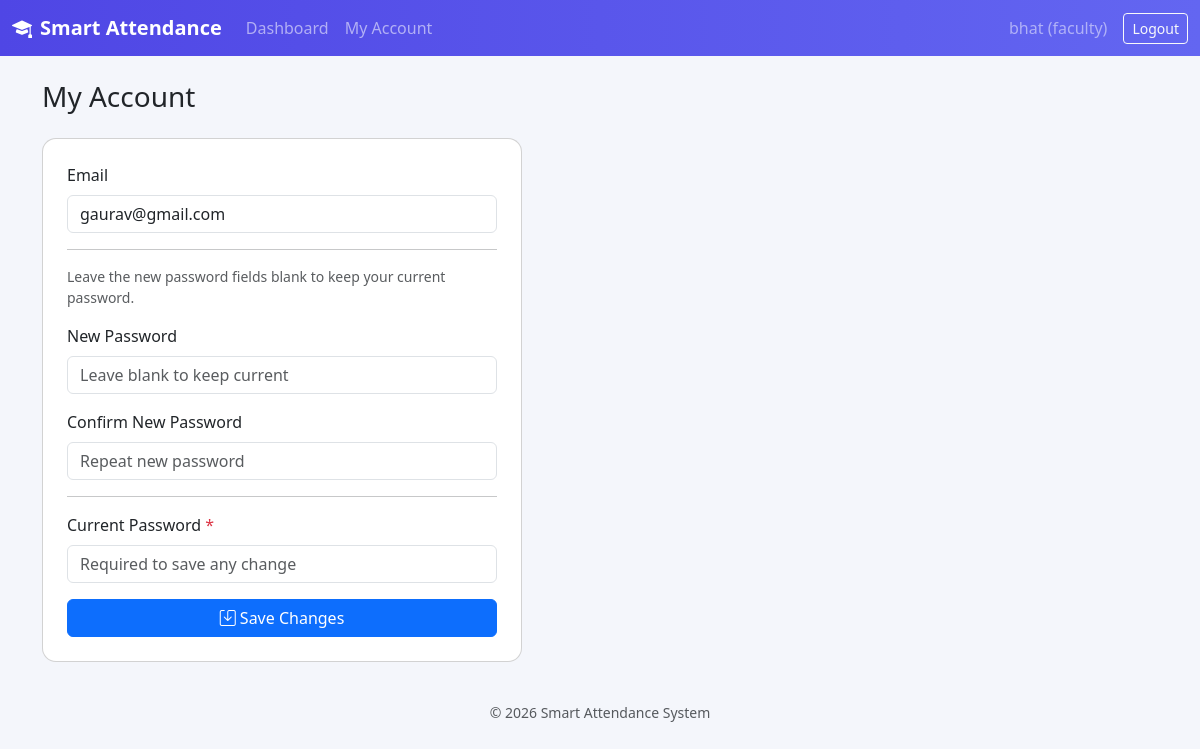
Screenshot of /faculty/settings (signed in) with the database file from the repository.
### models.py (models this page shows)
class User(db.Model, UserMixin):
    __tablename__ = "users"
    id = db.Column(db.Integer, primary_key=True)
    username = db.Column(db.String(80), unique=True, nullable=False)
    email = db.Column(db.String(120), unique=True, nullable=False)
    password_hash = db.Column(db.String(200), nullable=False)
    role = db.Column(db.String(20), nullable=False)  # principal / faculty / student
    created_at = db.Column(db.DateTime, default=datetime.utcnow)
    faculty_profile = db.relationship("Faculty", backref="user", uselist=False)
    student_profile = db.relationship("Student", backref="user", uselist=False)

### routes/faculty.py (the view, shortened to what this page needs)
@faculty_bp.route("/settings", methods=["GET", "POST"])
@login_required
@role_required("faculty")
def settings():
    return render_template("faculty/settings.html")

### app.py (called while the page is built)
@login_manager.user_loader
def load_user(user_id):
    return User.query.get(int(user_id))

### templates/faculty/settings.html (shortened to what this page needs)
{% extends "base.html" %}
{% block content %}
<h3 class="mb-4">My Account</h3>
<div class="card p-4" style="max-width:480px">
  <form method="POST">
    <div class="mb-3">
      <label class="form-label">Email</label>
      <input type="email" class="form-control" name="email" value="{{ current_user.email }}" required>
    </div>
    <hr>
    <p class="text-muted small">Leave the new password fields blank to keep your current password.</p>
    <div class="mb-3">
      <label class="form-label">New Password</label>
      <input type="password" class="form-control" name="new_password" placeholder="Leave blank to keep current">
    </div>
    <div class="mb-3">
      <label class="form-label">Confirm New Password</label>
      <input type="password" class="form-control" name="confirm_password" placeholder="Repeat new password">
    </div>
    <hr>
    <div class="mb-3">
      <label class="form-label">Current Password <span class="text-danger">*</span></label>
      <input type="password" class="form-control" name="current_password" required placeholder="Required to save any change">
    </div>
    <button class="btn btn-primary w-100"><i class="bi bi-save"></i> Save Changes</button>
  </form>
</div>
{% endblock %}

### templates/base.html (shortened to what this page needs)
<!DOCTYPE html>
<html lang="en">
<head>
<link href="https://cdn.jsdelivr.net/npm/bootstrap@5.3.3/dist/css/bootstrap.min.css" rel="stylesheet">
<link href="https://cdn.jsdelivr.net/npm/bootstrap-icons@1.11.3/font/bootstrap-icons.css" rel="stylesheet">
<link rel="stylesheet" href="{{ url_for('static', filename='css/style.css') }}">
</head>
<body>
{% if current_user.is_authenticated %}
<nav class="navbar navbar-expand-lg navbar-dark app-navbar">
  <div class="container-fluid">
    <a class="navbar-brand fw-bold" href="/"><i class="bi bi-mortarboard-fill me-2"></i>Smart Attendance</a>
    <div class="collapse navbar-collapse" id="nav">
      <ul class="navbar-nav me-auto">
        {% if current_user.role == 'principal' %}
        <li class="nav-item"><a class="nav-link" href="{{ url_for('principal.dashboard') }}">Dashboard</a></li>
        <li class="nav-item"><a class="nav-link" href="{{ url_for('principal.classes') }}">Classes</a></li>
        <li class="nav-item"><a class="nav-link" href="{{ url_for('principal.subjects') }}">Subjects</a></li>
        <li class="nav-item"><a class="nav-link" href="{{ url_for('principal.faculty') }}">Faculty</a></li>
        <li class="nav-item"><a class="nav-link" href="{{ url_for('principal.students') }}">Students</a></li>
        <li class="nav-item"><a class="nav-link" href="{{ url_for('principal.timetable') }}">Timetable</a></li>
        <li class="nav-item"><a class="nav-link" href="{{ url_for('principal.locations') }}">Geofence</a></li>
        <li class="nav-item"><a class="nav-link" href="{{ url_for('principal.holidays') }}">Holidays</a></li>
        <li class="nav-item"><a class="nav-link" href="{{ url_for('principal.attendance_report') }}">Reports</a></li>
        <li class="nav-item"><a class="nav-link" href="{{ url_for('principal.settings') }}">My Account</a></li>
        {% elif current_user.role == 'faculty' %}
        <li class="nav-item"><a class="nav-link" href="{{ url_for('faculty.dashboard') }}">Dashboard</a></li>
        <li class="nav-item"><a class="nav-link" href="{{ url_for('faculty.settings') }}">My Account</a></li>
        {% endif %}
      </ul>
      <span class="navbar-text text-white-50 me-3">{{ current_user.username }} ({{ current_user.role }})</span>
      <a class="btn btn-outline-light btn-sm" href="{{ url_for('auth.logout') }}">Logout</a>
    </div>
  </div>
</nav>
{% endif %}
<div class="container py-4">
  {% block content %}{% endblock %}
</div>
<footer class="text-center text-muted small py-3">&copy; {{ current_year }} Smart Attendance System</footer>
</body>
</html>

### static/css/style.css (style rules this page uses)
body { background: #f4f6fb; font-family: 'Segoe UI', system-ui, sans-serif; }
.app-navbar { background: linear-gradient(90deg, #4f46e5, #6366f1); }
.card { border-radius: 14px; }

### rows the page displays
User: username "bhat", role "faculty", email "gaurav@gmail.com"
